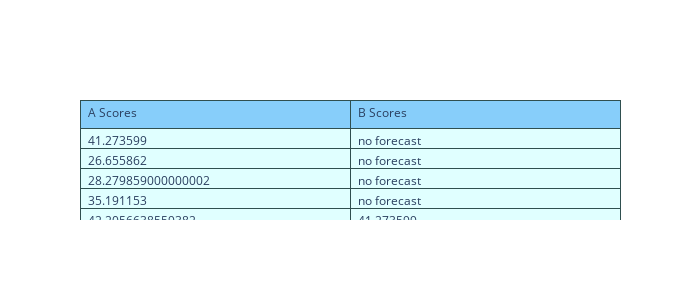

This figure's notebook cell:
### Code cell
xnew = df_1.value.values.tolist()
xnew.append("no data")
xnew.append("no data")
xnew.append("no data")
xnew.append("no data")
xp = df_1.hw.values.tolist()
xp.insert(0,"no forecast")
xp.insert(1,"no forecast")
xp.insert(2,"no forecast")
xp.insert(3,"no forecast")
xp

fig = go.Figure(data=[go.Table(
    header=dict(values=['A Scores', 'B Scores'],
                line_color='darkslategray',
                fill_color='lightskyblue',
                align='left'),
    cells=dict(values=[xnew,xp], # 2nd column
               line_color='darkslategray',
               fill_color='lightcyan',
               align='left'))
])

fig.update_layout(width=700, height=300)
fig.show()

### Figure 1 — Plotly figure (JSON) as saved in the notebook; plotly's stock layout.template omitted (floating-point values rounded to 4 significant figures)
{"data": [{"cells": {"align": "left", "fill": {"color": "lightcyan"}, "line": {"color": "darkslategray"}, "values": [[41.27, 26.66, 28.28, 35.19, 42.21, 24.65, 32.67, 37.26, 45.24, 29.35, 36.34, 41.78, 49.28, 31.28, 37.85, 38.84, 51.24, 31.84, 41.32, 42.8, 55.71, 33.41, 42.32, 45.16, 59.58, 34.84, 44.84, 46.97, 60.02, 38.37, 46.98, 50.73, 61.65, 39.3, 52.67, 54.33, 66.83, 40.87, 51.83, 57.49, 65.25, 43.06, 54.76, 59.83, 73.26, 47.7, 61.1, 66.06, "no data", "no data", "no data", "no data"], ["no forecast", "no forecast", "no forecast", "no forecast", 41.27, 26.66, 28.28, 35.19, 42.21, 51.38, 44.86, 48.08, 36.3, 27.68, 36.07, 43.72, 43.11, 30.57, 38.1, 44.68, 46.36, 31.13, 38.29, 43.53, 51.38, 34.24, 41.96, 44.82, 55.19, 35.91, 44.11, 47.12, 59.11, 36.49, 46.41, 49.04, 62.1, 39.53, 48.3, 52.63, 64.83, 43.17, 53.32, 54.78, 67.48, 42.75, 54.11, 58.08, 68.45, 47.02, 58.71, 63.75]]}, "header": {"align": "left", "fill": {"color": "lightskyblue"}, "line": {"color": "darkslategray"}, "values": ["A Scores", "B Scores"]}, "type": "table"}], "layout": {"height": 300, "width": 700}}
